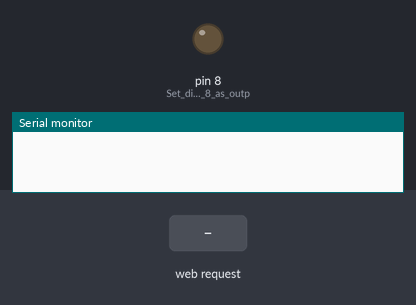
A sketch run on a simulated Arduino Uno, built for the host (arithmetic inside an expression is 32-bit, double 64-bit). Shown: output pins drawn as LEDs (lit = HIGH), the last lines printed to the serial monitor. Inputs (shaded band) come from the test bench. WiFi joins after 1.5 s; servers stay silent unless stated.

Above: at 1.2 s.
1.3 s: HTTP request GET /?status=1 received
At 1.9 s:
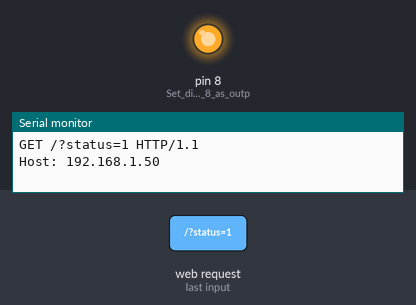
2.8 s: HTTP request GET /?status=0 received
At 4.2 s:
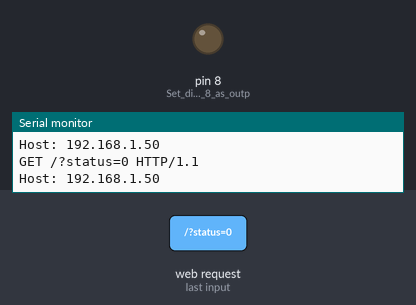
Timing chart, 0 to 5.8 s (numbered marks = the images above; inputs shaded):
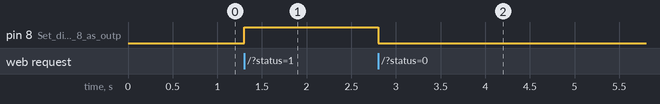

The sketch:

WebLEDControl.ino
```cpp
/*
  Web Server

 A simple web server that shows the value of the analog input pins.
 using an Arduino Wiznet Ethernet shield.

 Circuit:
 * Ethernet shield attached to pins 10, 11, 12, 13
 * Analog inputs attached to pins A0 through A5 (optional)

 created 18 Dec 2009
 by David A. Mellis
 modified 4 Sep 2010
 by Tom Igoe

 */

#include <SPI.h>
#include <Ethernet.h>

// Enter a MAC address and IP address for your controller below.
// The IP address will be dependent on your local network:
byte mac[] = { 0xDE, 0xAD, 0xBE, 0xEF, 0xFE, 0xED };
IPAddress ip(192,168,100, 250);

// Initialize the Ethernet server library
// with the IP address and port you want to use
// (port 80 is default for HTTP):
EthernetServer server(80);

void setup()
{
  Serial.begin(9600);    //  open up serial port connection to PC
  pinMode(8, OUTPUT);    //  Set digital pin 8 as output

  // start the Ethernet connection and the server:
  Ethernet.begin(mac, ip);
  server.begin();
}

void loop()
{
  // listen for incoming clients
  EthernetClient client = server.available();
  if (client) {
    // an http request ends with a blank line
    boolean currentLineIsBlank = true;
    String buffer = "";  //  Declare the buffer variable

    while (client.connected()) {
      if (client.available()) {
        char c = client.read();
        Serial.print(c);  //  Send every character read to serial port
        buffer+=c;        //  Assign to the buffer

        // if you've gotten to the end of the line (received a newline
        // character) and the line is blank, the http request has ended,
        // so you can send a reply
        if (c == '\n' && currentLineIsBlank) {
          // send a standard http response header
          client.println("HTTP/1.1 200 OK");
          client.println("Content-Type: text/html");
          client.println();

          if (digitalRead(8)){  //  1<-- Display LED status
            client.print(" LED is ON");
          }else{
            client.print(" LED is OFF");
          }
          client.println("<br />");

          // 2<-- Create a form
          client.print("<FORM action=\"http://192.168.100.250/\" >");
          client.print("<P> <INPUT type=\"radio\" name=\"status\" value=\"1\">ON");
          client.print("<P> <INPUT type=\"radio\" name=\"status\" value=\"0\">OFF");
          client.print("<P> <INPUT type=\"submit\" value=\"Submit\"> </FORM>");

          break;
        }
        if (c == '\n') {
          // you're starting a new line
          currentLineIsBlank = true;
          buffer="";       //  Clear the buffer at end of line
        } else if (c == '\r') {
          if(buffer.indexOf("GET /?status=1")>=0)
            digitalWrite(8,HIGH);  // Catch ON status and set LED

          if(buffer.indexOf("GET /?status=0")>=0)
            digitalWrite(8,LOW);  // Catch OFF status and set LED
        }
        else {
          // you've gotten a character on the current line
          currentLineIsBlank = false;
        }
      }
    }
    // give the web browser time to receive the data
    delay(1);
    // close the connection:
    client.stop();
  }
}
```

Measured:
- after the input at 1.3 s, pin 8 (Set_digital_pin_8_as_outp): LOW → HIGH at once
- after the input at 2.8 s, pin 8 (Set_digital_pin_8_as_outp): HIGH → LOW at once
